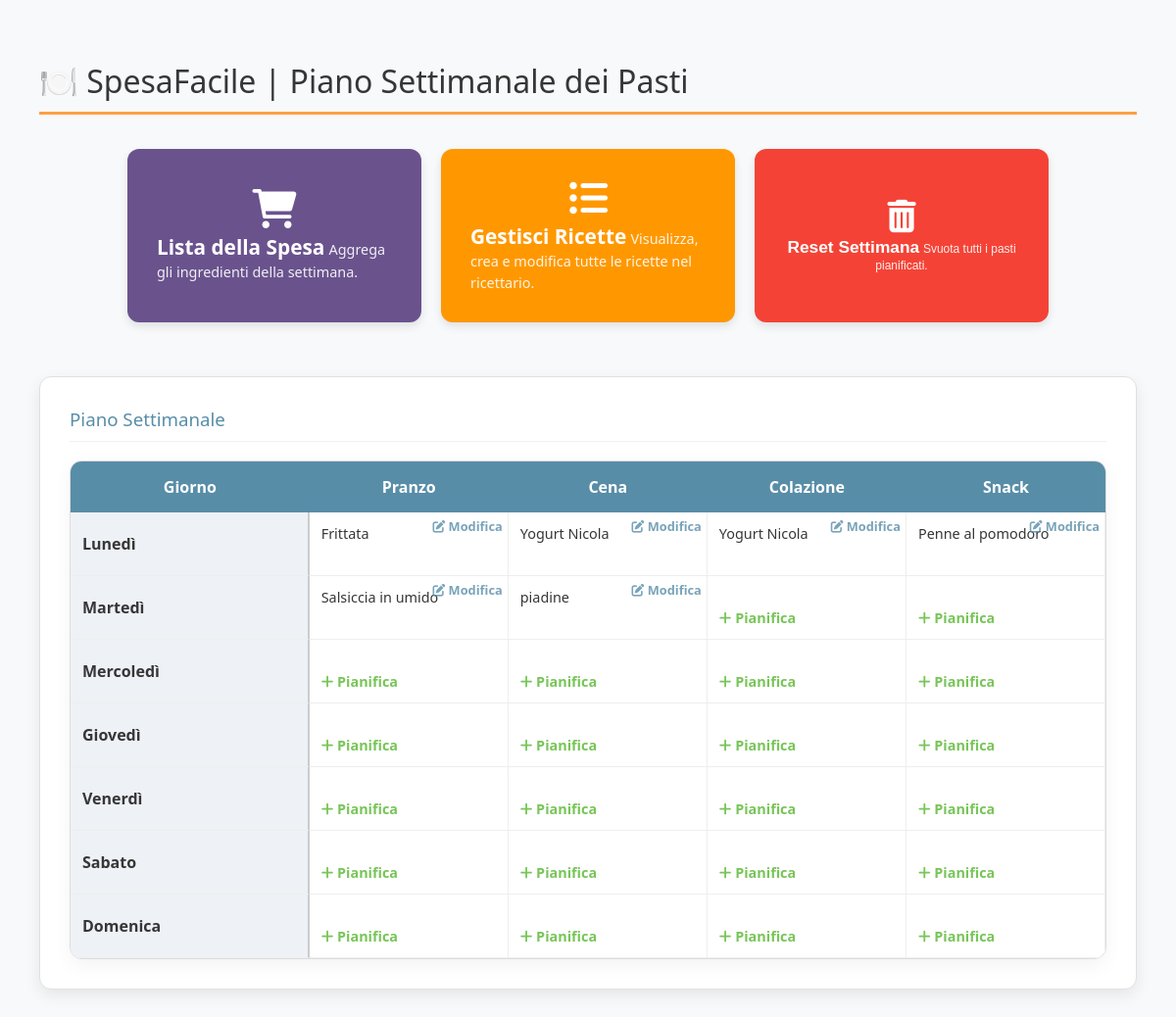
The page / on the database its author committed.
### core/models.py (models this page shows, shortened)
class Recipe(models.Model):
    name = models.CharField(max_length=200, unique=True, verbose_name="Nome Ricetta")

class MealSlot(models.Model):
    day = models.CharField(max_length=3, choices=DAY_CHOICES, verbose_name="Giorno")
    meal_type = models.CharField(max_length=3, choices=MEAL_TYPE_CHOICES, verbose_name="Tipo Pasto")
    class Meta:
        unique_together = ('day', 'meal_type')
        ordering = ['day', 'meal_type']
        verbose_name = "Slot Pasto"
        verbose_name_plural = "Slot Pasti"

### core/views.py (the view)
# urls.py: path('', views.weekly_plan, name='weekly_plan'),
def weekly_plan(request):
    context = {
        'day_choices': DAY_CHOICES,
        'meal_types': MEAL_TYPE_CHOICES,
        'meal_grid': build_weekly_grid(),
    }
    return render(request, 'core/weekly_plan.html', context)

### core/views.py (called while the page is built)
def build_weekly_grid():
    meal_grid = {
        day_code: {
            'name': day_name,
            'meals': {meal_code: None for meal_code, _ in MEAL_TYPE_CHOICES}
        }
        for day_code, day_name in DAY_CHOICES
    }
    all_slots = MealSlot.objects.prefetch_related('recipes').all()
    for slot in all_slots:
        meal_recipes = MealRecipe.objects.filter(meal_slot=slot).select_related('recipe')
        recipes_list = [mr.recipe for mr in meal_recipes]
        if not recipes_list and not slot:
             continue
        slot_data = {
            'slot_obj': slot,
            'recipes': recipes_list
        }
        try:
            meal_grid[slot.day]['meals'][slot.meal_type] = slot_data
        except KeyError:
            continue
    return meal_grid

### core/templates/core/weekly_plan.html (shortened to what this page needs)
{% load static %}
<!DOCTYPE html>
<html lang="it">
<head>
    <link rel="stylesheet" href="{% static 'core/style.css' %}">
    <link rel="stylesheet" href="https://cdnjs.cloudflare.com/ajax/libs/font-awesome/6.0.0-beta3/css/all.min.css">
</head>
<body>
    <h1>🍽️ SpesaFacile | Piano Settimanale dei Pasti</h1>
    <div class="forms-container">
        <div class="action-box">
            <a href="{% url 'shopping_list' %}" class="big-link style-shopping">
                <i class="fas fa-shopping-cart"></i>
                <div>
                    <strong>Lista della Spesa</strong>
                    <small>Aggrega gli ingredienti della settimana.</small>
                </div>
            </a>
        </div>
        <div class="action-box">
            <a href="{% url 'recipe_management' %}" class="big-link style-list">
                <i class="fas fa-list-ul"></i>
                <div>
                    <strong>Gestisci Ricette</strong>
                    <small>Visualizza, crea e modifica tutte le ricette nel ricettario.</small>
                </div>
            </a>
        </div>
        <div class="action-box">
            <form method="post" action="{% url 'reset_weekly_plan' %}">
                <button type="submit" class="big-link style-reset" onclick="return confirm('Sei sicuro di voler cancellare TUTTO il piano settimanale? Questa azione non può essere annullata.');">
                    <i class="fas fa-trash-alt"></i>
                    <div>
                        <strong>Reset Settimana</strong>
                        <small>Svuota tutti i pasti pianificati.</small>
                    </div>
                </button>
            </form>
        </div>
    </div>
    <div class="form-section">
        <h3>Piano Settimanale</h3>
        <div class="grid-wrapper">
            <div class="grid-container">
                <div class="header">Giorno</div>
                {% for meal_code, meal_name in meal_types %}
                    <div class="header">{{ meal_name }}</div>
                {% endfor %}
                {% for day_code, day_data in meal_grid.items %}
                    <div class="cell day-cell">{{ day_data.name }}</div>
                    {% for meal_type, slot_data in day_data.meals.items %}
                        <div class="cell meal-cell">
                            {% if slot_data %}
                                {% for recipe in slot_data.recipes %}
                                    <span class="recipe-name-display">{{ recipe.name }}</span>
                                {% endfor %}
                                <a href="{% url 'meal_slot_update' pk=slot_data.slot_obj.pk %}" class="edit-slot-link">
                                    <i class="fas fa-edit"></i> Modifica
                                </a>
                            {% else %}
                                <a href="{% url 'meal_slot_create' day=day_code meal_type=meal_type %}" class="create-slot-link">
                                    <i class="fas fa-plus"></i> Pianifica
                                </a>
                            {% endif %}
                        </div>
                    {% endfor %}
                {% endfor %}
            </div>
            </div>
    </div>
</body>
</html>

### core/static/core/style.css (style rules this page uses)
:root { --color-primary: #588da8; --color-accent: #ff9f43; --color-success: #78c558; --color-shopping: #6a538d; --color-background: #f7f9fb; --color-light-gray: #eef1f5; --color-text: #363636; }
body { font-family: 'Segoe UI', Tahoma, Geneva, Verdana, sans-serif; margin: 0; padding: 40px; background-color: var(--color-background); color: var(--color-text); }
h1 { color: var(--color-text); border-bottom: 3px solid var(--color-accent); padding-bottom: 10px; margin-bottom: 35px; font-weight: 300; }
.form-section { background-color: #fff; padding: 30px; border-radius: 12px; box-shadow: 0 6px 16px rgba(0, 0, 0, 0.08); margin-bottom: 25px; border: 1px solid #e0e0e0; }
.form-section h3 { margin-top: 0; color: var(--color-primary); font-weight: 400; border-bottom: 1px solid var(--color-light-gray); padding-bottom: 10px; }
.grid-container { display: grid; grid-template-columns: 1.2fr repeat(4, 1fr); border: 1px solid #ddd; border-radius: 12px; overflow: hidden; box-shadow: 0 6px 20px rgba(0, 0, 0, 0.05); }
.header { background-color: var(--color-primary); color: white; font-weight: 600; text-align: center; padding: 15px 10px; font-size: 1em; }
.cell { padding: 12px; border-bottom: 1px solid #eee; border-right: 1px solid #eee; min-height: 40px; background-color: white; transition: background-color 0.15s; }
.day-cell { background-color: var(--color-light-gray); font-weight: 700; color: var(--color-text); border-right: 2px solid #ccc; display: flex; align-items: center; }
.meal-cell { position: relative; display: flex; flex-direction: column; align-items: flex-start; }
.edit-slot-link { position: absolute; top: 5px; right: 5px; font-size: 0.8em; color: var(--color-primary); text-decoration: none; opacity: 0.8; font-weight: 600; transition: opacity 0.2s; white-space: nowrap; }
.create-slot-link { color: var(--color-success); text-decoration: none; font-weight: 600; margin-top: auto; font-size: 0.9em; }
.recipe-name-display { margin-bottom: 3px; font-size: 0.9em; color: var(--color-text); }
.forms-container { display: flex; gap: 20px; margin-top: 35px; width: 90%; max-width: 1200px; margin: 35px auto; padding: 0 0 20px 0; justify-content: center; }
.action-box { flex: 1 1 0; max-width: 300px; padding: 0; border: none; box-shadow: none; background: transparent; }
.action-box form { height: 100%; width: 100%; margin: 0; padding: 0; }
.big-link { display: flex; flex-direction: column; justify-content: center; align-items: center; padding: 30px; border-radius: 12px; font-weight: 700; text-decoration: none; transition: all 0.2s; color: white; height: 100%; box-shadow: 0 4px 10px rgba(0, 0, 0, 0.1); box-sizing: border-box; }
.big-link strong { font-size: 1.3em; margin-top: 10px; }
.big-link small { font-size: 0.9em; font-weight: 500; opacity: 0.9; text-align: center; }
.big-link i { font-size: 2.5em; margin-bottom: 5px; }
.style-shopping { background-color: var(--color-shopping); }
.style-list { background-color: #ff9800; }
.style-reset { background-color: #f44336; border: none; width: 100%; height: 100%; cursor: pointer; }

### rows shown on the page
Recipe: name "Frittata"
Recipe: name "Yogurt Nicola"
Recipe: name "Penne al pomodoro"
Recipe: name "Salsiccia in umido"
Recipe: name "piadine"

### other values the page prints
{{ meal_name }} "Pranzo" "Cena" "Colazione" "Snack"
{{ day_data.name }} "Lunedì" "Martedì" "Mercoledì" "Giovedì" "Venerdì" "Sabato" "Domenica"
